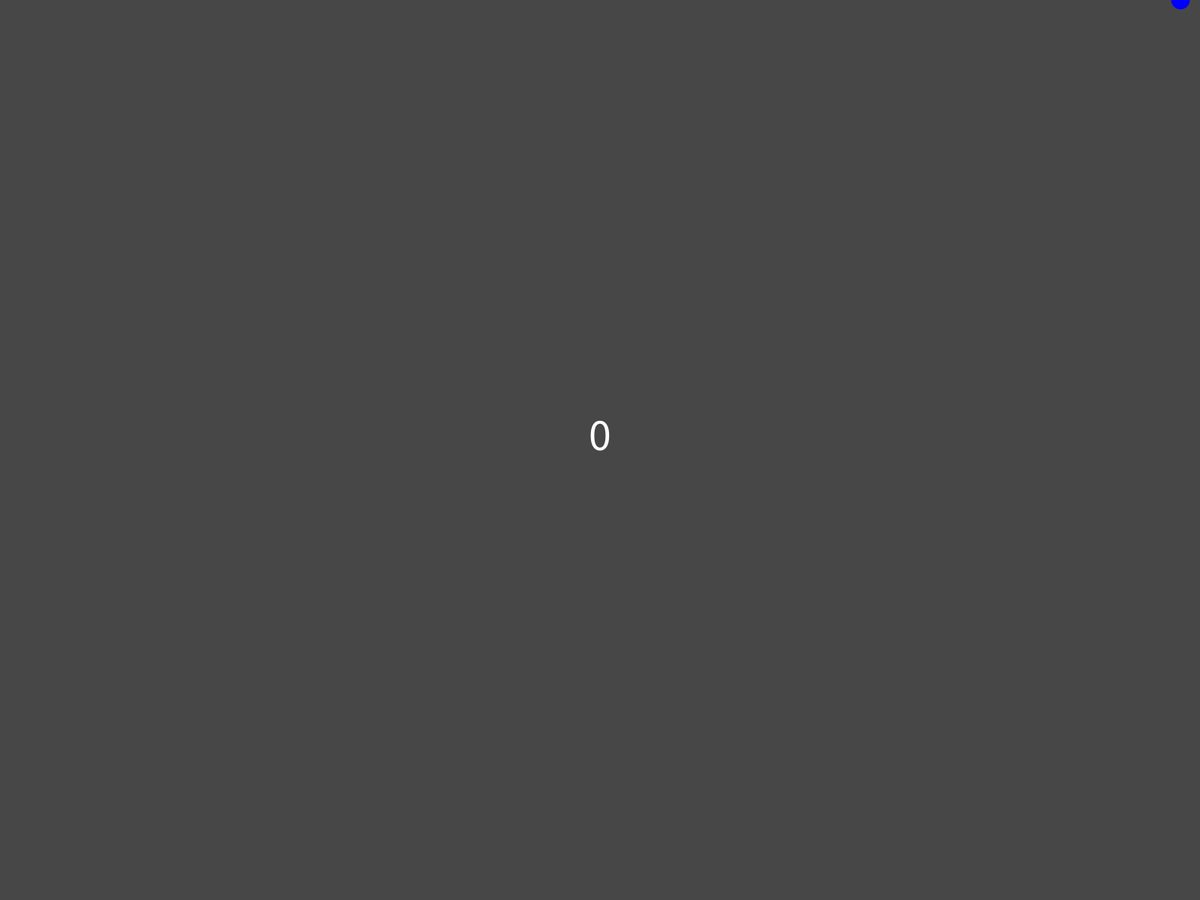
Frame 1 (no input)
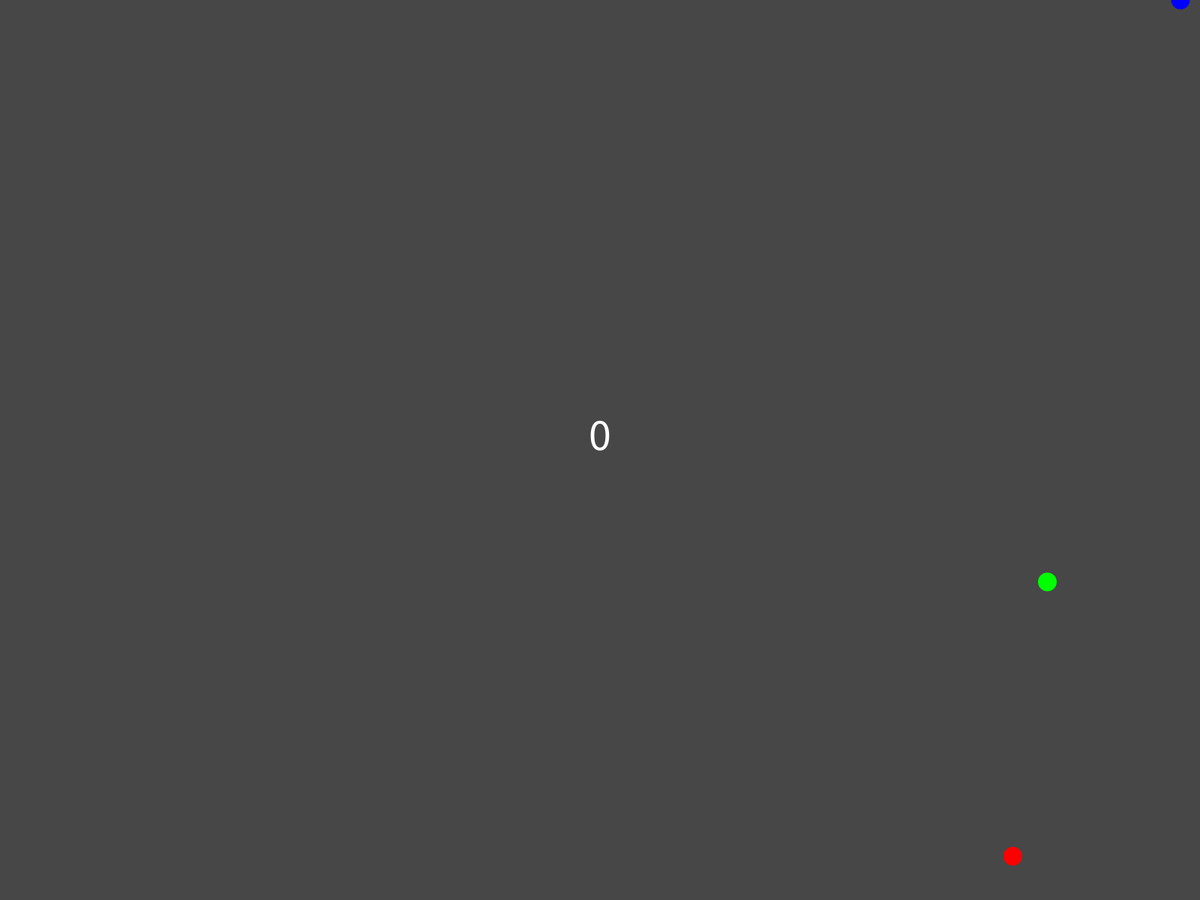
Frame 60 (the mouse pressed at the canvas centre just before this capture)
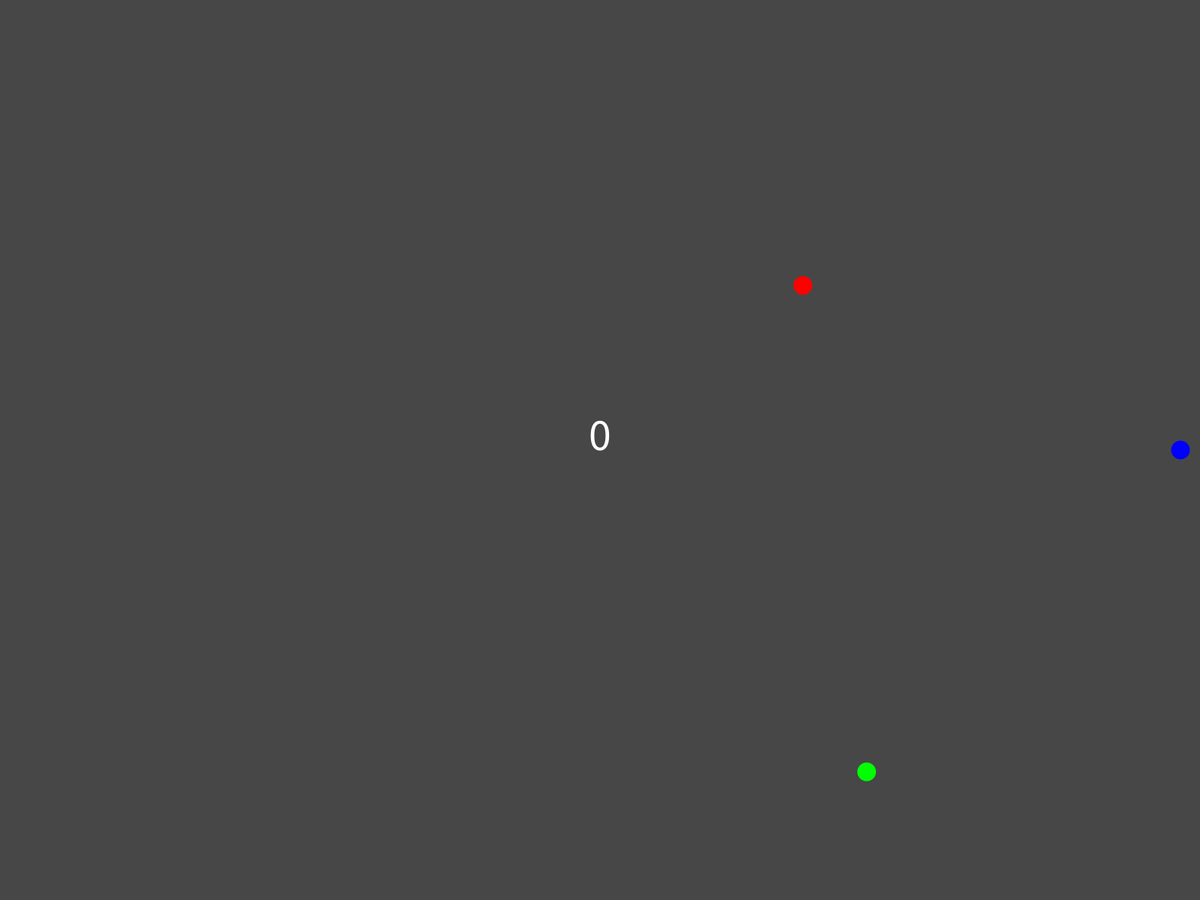
Frame 120 (the mouse held since frame 60 and released just before this capture)

The Processing sketch that drew these frames (run headless with seeded random() and noise(); from frame 60 on, the mouse is pressed at the canvas centre):

// Processing sketch: distance_test
// ── distance_test.pde
Food f;
Ball1 b;
Poison p;
// points og en bool på hvorvidt spilleren er i live.
int score = 0;
boolean gameLive = true;

void setup() {
  // fullscreen og de classes jeg benytter.
  fullScreen();
  f = new Food();
  b = new Ball1();
  p = new Poison();
}



void draw(){
// distance formel: ved godt det ikke lige er den vi blev bedt om at benytte, men den her er nemmere for andre at afkode.
float distance1 = dist(f.ballX, f.ballY, b.ballX - b.ballDia, mouseY);
float distance2 = dist(p.ballX, p.ballY, b.ballX - b.ballDia, mouseY);
// checker om spilleren er i live.
  if(gameLive == true){
    background(71);
    // henter functions fra mine classes.
    f.display(); f.calc();
    b.display();
    p.display(); p.calc();
    // Skriver scoren til skærmen.
    pushStyle();
    textSize(height/20);
    textAlign(CENTER);
    text(score, width/2, height/2);
    popStyle();
    // Tester om den grønne "mad" rammer spilleren.
    if(distance1 <= (f.diameter + b.ballDia)/2) {
      b.ballDia = b.ballDia + 10;
      f.ballX = 0 - f.diameter;   
      f.ballY = random(height);
      score = score + 1;
      f.randomizeSpeed = random(5, 50);
      }
  }
  // tester om den røde "gift" rammer spilleren.
  if(distance2 <= (p.diameter + b.ballDia)/2) {
    background(0);
    gameLive = false;
    pushStyle();
    textAlign(CENTER);
    textSize(height/20);
    text("Game Over!", width/2, height/2);
    text("Click to Restart", width/2, height/2 + height/20);
  }
}
// funktion til at genstarte spillet når man er død.
void mousePressed() {
  if(gameLive == false) {
    gameLive = true;
    score = 0;
    p.ballX = 0 - p.diameter;
    f.ballX = 0 - f.diameter;
    p.ballY = random(height);
    f.ballY = random(height);
  }

}
// ── ball1.pde
public class Ball1 {
int ballDia = 25;
float ballX = width/2 + width/3 + width/6;
float ballY = mouseY;
  void display(){
    
    pushStyle();
    noStroke();
    fill(0,0,255);
    ellipse(ballX - ballDia, mouseY, ballDia, ballDia);
    popStyle();  
  }
}
// ── food.pde
public class Food {
int diameter = 25;
float ballX = 0 - diameter;
float ballY = random(height);
float randomizeSpeed = random(15, 50);
  void display(){    
    pushStyle();
    noStroke();
    fill(0,255,0);
    ellipse(ballX, ballY, diameter, diameter);
    popStyle();  
  }
  void calc() {
    if (ballX < width + diameter) {
      ballX = ballX + randomizeSpeed;
    }
    else if (ballX >= width + diameter) {
      ballX = 0 - diameter;
      ballY = random(height);
    
    }
  }


}
// ── poison.pde
public class Poison {
int diameter = 25;
float ballX = 0 - diameter;
float ballY = random(height);
float randomizeSpeed = random(15, 50);
  void display(){ 
    pushStyle();
    noStroke();
    fill(255,0,0);
    ellipse(ballX, ballY, diameter, diameter);
    popStyle();  
  }
  void calc() {
    if (ballX < width + diameter) {
      ballX = ballX + randomizeSpeed;
      
    }
    else if (ballX >= width + diameter) {
      ballX = 0 - diameter;
      ballY = random(height);
      
    }
  }

  


}
